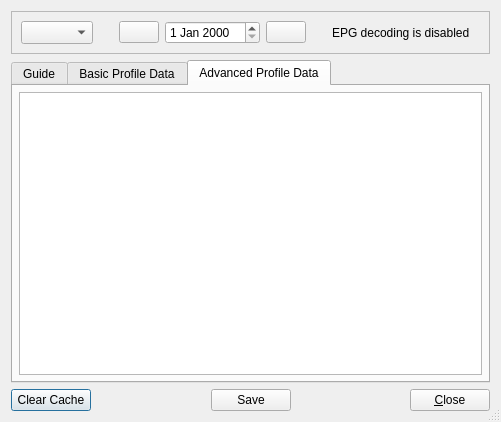
<ui version="4.0" >
 <class>EPGDlg</class>
 <widget class="QDialog" name="EPGDlg" >
  <property name="geometry" >
   <rect>
    <x>0</x>
    <y>0</y>
    <width>501</width>
    <height>422</height>
   </rect>
  </property>
  <property name="sizePolicy" >
   <sizepolicy vsizetype="Minimum" hsizetype="Minimum" >
    <horstretch>0</horstretch>
    <verstretch>0</verstretch>
   </sizepolicy>
  </property>
  <property name="cursor" >
   <cursorShape>ArrowCursor</cursorShape>
  </property>
  <property name="windowTitle" >
   <string>Programme Guide</string>
  </property>
  <property name="windowIcon" >
   <iconset resource="res/icons.qrc" >
    <normaloff>:/icons/MainIcon.png</normaloff>:/icons/MainIcon.png</iconset>
  </property>
  <property name="sizeGripEnabled" >
   <bool>true</bool>
  </property>
  <layout class="QGridLayout" >
   <property name="margin" >
    <number>11</number>
   </property>
   <property name="spacing" >
    <number>6</number>
   </property>
   <item row="1" column="0" >
    <widget class="QTabWidget" name="pages" >
     <property name="currentIndex" >
      <number>2</number>
     </property>
     <widget class="QWidget" name="GuideTab" >
      <attribute name="title" >
       <string>Guide</string>
      </attribute>
      <layout class="QGridLayout" >
       <property name="margin" >
        <number>6</number>
       </property>
       <property name="spacing" >
        <number>6</number>
       </property>
       <item row="0" column="0" >
        <widget class="QTableView" name="tableView" >
         <property name="editTriggers" >
          <set>QAbstractItemView::NoEditTriggers</set>
         </property>
         <property name="alternatingRowColors" >
          <bool>true</bool>
         </property>
         <property name="selectionMode" >
          <enum>QAbstractItemView::NoSelection</enum>
         </property>
         <property name="showGrid" >
          <bool>false</bool>
         </property>
         <property name="sortingEnabled" >
          <bool>true</bool>
         </property>
        </widget>
       </item>
      </layout>
     </widget>
     <widget class="QWidget" name="BasicTab" >
      <attribute name="title" >
       <string>Basic Profile Data</string>
      </attribute>
      <layout class="QGridLayout" >
       <property name="margin" >
        <number>6</number>
       </property>
       <property name="spacing" >
        <number>6</number>
       </property>
       <item row="0" column="0" >
        <widget class="QTextBrowser" name="basic" />
       </item>
      </layout>
     </widget>
     <widget class="QWidget" name="AdvancedTab" >
      <attribute name="title" >
       <string>Advanced Profile Data</string>
      </attribute>
      <layout class="QGridLayout" >
       <property name="margin" >
        <number>6</number>
       </property>
       <property name="spacing" >
        <number>6</number>
       </property>
       <item row="0" column="0" >
        <widget class="QTextBrowser" name="advanced" />
       </item>
      </layout>
     </widget>
    </widget>
   </item>
   <item row="2" column="0" >
    <layout class="QHBoxLayout" name="l1" >
     <property name="spacing" >
      <number>6</number>
     </property>
     <property name="margin" >
      <number>0</number>
     </property>
     <item>
      <widget class="QPushButton" name="pushButtonClearCache" >
       <property name="text" >
        <string>Clear Cache</string>
       </property>
      </widget>
     </item>
     <item>
      <spacer name="horizontalSpacer" >
       <property name="orientation" >
        <enum>Qt::Horizontal</enum>
       </property>
       <property name="sizeHint" stdset="0" >
        <size>
         <width>40</width>
         <height>20</height>
        </size>
       </property>
      </spacer>
     </item>
     <item>
      <widget class="QPushButton" name="pushButtonSave" >
       <property name="text" >
        <string>Save</string>
       </property>
      </widget>
     </item>
     <item>
      <spacer name="Spacer2" >
       <property name="orientation" >
        <enum>Qt::Horizontal</enum>
       </property>
       <property name="sizeType" >
        <enum>QSizePolicy::Expanding</enum>
       </property>
       <property name="sizeHint" stdset="0" >
        <size>
         <width>20</width>
         <height>20</height>
        </size>
       </property>
      </spacer>
     </item>
     <item>
      <widget class="QPushButton" name="closeButton" >
       <property name="text" >
        <string>&amp;Close</string>
       </property>
       <property name="default" >
        <bool>false</bool>
       </property>
      </widget>
     </item>
    </layout>
   </item>
   <item row="0" column="0" >
    <widget class="QFrame" name="frame" >
     <property name="frameShape" >
      <enum>QFrame::StyledPanel</enum>
     </property>
     <property name="frameShadow" >
      <enum>QFrame::Raised</enum>
     </property>
     <layout class="QGridLayout">
      <item row="0" column="0" >
       <layout class="QHBoxLayout" name="l2" >
        <property name="spacing" >
         <number>6</number>
        </property>
        <property name="margin" >
         <number>0</number>
        </property>
        <item>
         <widget class="QComboBox" name="channel" >
          <property name="sizePolicy" >
           <sizepolicy vsizetype="Fixed" hsizetype="MinimumExpanding" >
            <horstretch>0</horstretch>
            <verstretch>0</verstretch>
           </sizepolicy>
          </property>
          <property name="maximumSize" >
           <size>
            <width>300</width>
            <height>32767</height>
           </size>
          </property>
         </widget>
        </item>
        <item>
         <spacer name="Spacer4" >
          <property name="orientation" >
           <enum>Qt::Horizontal</enum>
          </property>
          <property name="sizeType" >
           <enum>QSizePolicy::Minimum</enum>
          </property>
          <property name="sizeHint" stdset="0" >
           <size>
            <width>20</width>
            <height>20</height>
           </size>
          </property>
         </spacer>
        </item>
        <item>
         <widget class="QPushButton" name="pushButtonPrev" >
          <property name="text" >
           <string/>
          </property>
          <property name="icon" >
           <iconset resource="res/icons.qrc" >
            <normaloff>:/icons/StepBack.png</normaloff>:/icons/StepBack.png</iconset>
          </property>
         </widget>
        </item>
        <item>
         <widget class="QDateEdit" name="dateEdit" />
        </item>
        <item>
         <widget class="QPushButton" name="pushButtonNext" >
          <property name="text" >
           <string/>
          </property>
          <property name="icon" >
           <iconset resource="res/icons.qrc" >
            <normaloff>:/icons/StepForw.png</normaloff>:/icons/StepForw.png</iconset>
          </property>
         </widget>
        </item>
        <item>
         <spacer name="Spacer4_2" >
          <property name="orientation" >
           <enum>Qt::Horizontal</enum>
          </property>
          <property name="sizeType" >
           <enum>QSizePolicy::Minimum</enum>
          </property>
          <property name="sizeHint" stdset="0" >
           <size>
            <width>20</width>
            <height>20</height>
           </size>
          </property>
         </spacer>
        </item>
        <item>
         <widget class="QLabel" name="TextEPGDisabled" >
          <property name="text" >
           <string>EPG decoding is disabled</string>
          </property>
          <property name="wordWrap" >
           <bool>false</bool>
          </property>
         </widget>
        </item>
        <item>
         <spacer name="Spacer3" >
          <property name="orientation" >
           <enum>Qt::Horizontal</enum>
          </property>
          <property name="sizeType" >
           <enum>QSizePolicy::Expanding</enum>
          </property>
          <property name="sizeHint" stdset="0" >
           <size>
            <width>20</width>
            <height>20</height>
           </size>
          </property>
         </spacer>
        </item>
       </layout>
      </item>
     </layout>
    </widget>
   </item>
  </layout>
 </widget>
 <tabstops>
  <tabstop>pages</tabstop>
  <tabstop>channel</tabstop>
  <tabstop>closeButton</tabstop>
 </tabstops>
 <resources>
  <include location="res/icons.qrc" />
 </resources>
 <connections/>
</ui>
